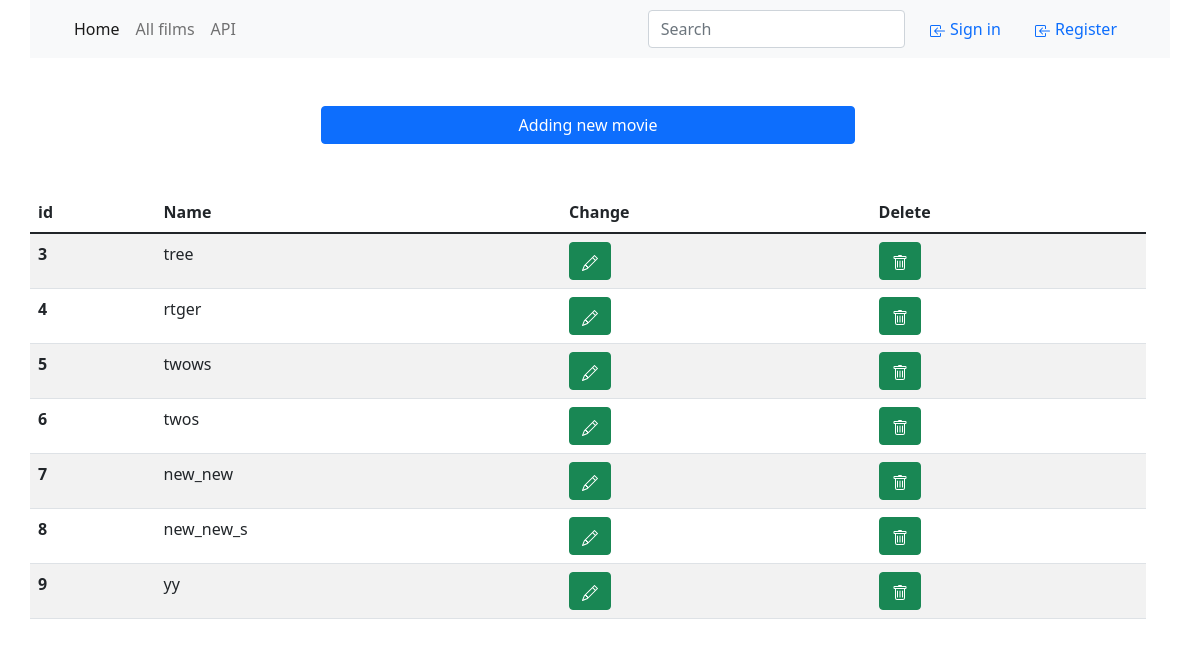
The page /admin/genre/ on the database its author committed.
### app/models.py (models this page shows, shortened)
class Genre(UserMixin, db.Model):
    id = db.Column(db.Integer, primary_key=True)
    name = db.Column(db.String(64), index=True, unique=True)
    movies = db.relationship('Movie', backref='genre', lazy='dynamic')

### admin/__init__.py (the view)
@bp_admin.route('genre/', methods=['GET'])
def admin_genre():
    genres = Genre.query.all()
    link='/admin/genre/'
    return render_template('admin/admin_genre_list.html', title='index', url=link, genres=genres)

### templates/admin/admin_genre_list.html (shortened to what this page needs)
{% extends 'base.html' %}
{% block content %}
<div class="row g-4">
  <div class="d-grid gap-2 col-6 mx-auto">
    <a class="btn btn-primary" type="button" href="{{ url_for('admin.admin_genre_add') }}" >Adding new movie</a>
  </div>
</div>
<div class="row row-cols-1 row-cols-md-4 g-4">
  <table class="table table-striped table-hover">
      <thead>
        <tr>
          <th scope="col">id</th>
          <th scope="col">Name</th>
          <th scope="col">Change</th>
          <th scope="col">Delete</th>
        </tr>
      </thead>
      <tbody>
        {% for genre in genres %}
          <tr>
            <th scope="row">{{genre.id}}</th>
            <td>{{genre.name}}</td>
            <td><a href="{{link}}{{genre.id}}" type="button" class="btn btn-success">
                </a>
            </td>
            <td>
              <a href="{{ url_for('admin.admin_genre_dell', idd=genre.id) }}" type="button" class="btn btn-success">
              </a>
            </td>
          </tr>
        {% endfor %}
      </tbody>
  </table>
</div>
{% endblock content %}

### rows shown on the page
Genre: id "3", name "tree"
Genre: id "4", name "rtger"
Genre: id "5", name "twows"
Genre: id "6", name "twos"
Genre: id "7", name "new_new"
Genre: id "8", name "new_new_s"
Genre: id "9", name "yy"
